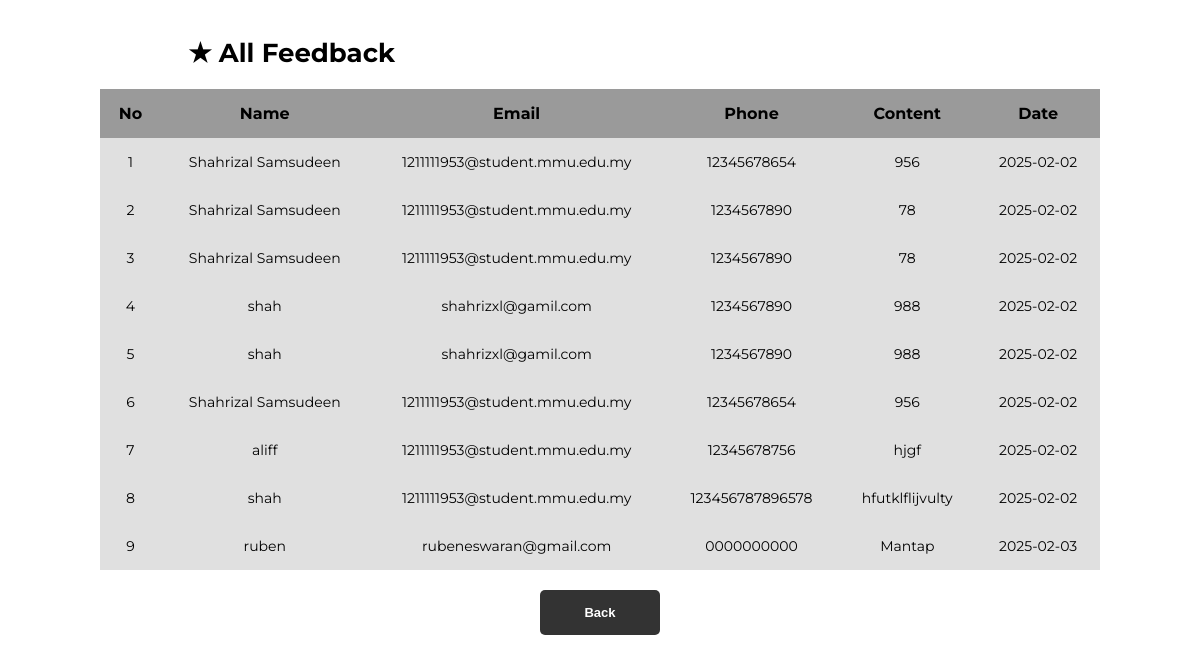
Screenshot of /viewfeedback with the database file from the repository.
### main.py (models this page shows)
class Feedback(db.Model, UserMixin):
    id = db.Column(db.Integer, primary_key=True)
    name = db.Column(db.String(150), nullable=False)
    email = db.Column(db.String(100), nullable=False)
    ph = db.Column(db.String(150), nullable=False)
    content = db.Column(db.String(1500), nullable=False)
    date = db.Column(db.Date, nullable=False, default=date.today)

### main.py (the view)
@tandtweb.route('/viewfeedback', methods=['GET'])
def view_feedback():
    feedback_list = Feedback.query.all()
    return render_template('viewfeedback.html', feedback_list=feedback_list)

### templates/viewfeedback.html (shortened to what this page needs)
<!DOCTYPE html>
<html lang="en">
<head>
    <link rel="stylesheet" href="/static/viewtable.css">
</head>
<body>
    <h1 class="viewfeedback">★ All Feedback</h1>
    <table class="viewfeedback">
        <thead>
            <tr>
                <th>No</th>
                <th>Name</th>
                <th>Email</th>
                <th>Phone</th>
                <th>Content</th>
                <th>Date</th>
            </tr>
        </thead>
        <tbody>
            {% for feedback in feedback_list %}
                <tr class="each-row">
                    <td>{{ feedback.id }}</td>
                    <td>{{ feedback.name }}</td>
                    <td>{{ feedback.email }}</td>
                    <td>{{ feedback.ph }}</td>
                    <td>{{ feedback.content }}</td>
                    <td>{{ feedback.date }}</td>
                </tr>
            {% endfor %}
        </tbody>
    </table>
    <div class="buttons-container">
    <button type="button" onclick="window.location.href='/adminhome'">Back</button>
    </div>
</body>
</html>

### static/viewtable.css (style rules this page uses)
body { font-family: 'Montserrat', sans-serif; background-color: #ffffff; display: flex; flex-direction: column; align-items: center; padding: 20px; margin: 0; }
h1 { font-size: 26px; font-weight: bold; margin-bottom: 10px; text-align: left; }
h1.viewfeedback { width: 71%; }
table { width: 100%; border-collapse: collapse; margin-top: 10px; }
table.viewfeedback { max-width: 1000px; }
th, td { padding: 15px; text-align: center; }
th { background-color: #9a9a9a; color: rgb(0, 0, 0); font-weight: bold; }
td { background-color: #e0e0e0; padding: 15px; font-size: 14px; }
button { background-color: #333; color: white; border: none; padding: 10px 20px; border-radius: 5px; font-size: 13px; cursor: pointer; font-weight: bold; margin-top: 20px; min-width: 120px; height: 45px; }

### rows the page displays
Feedback: id "1", name "Shahrizal Samsudeen", email "1211111953@student.mmu.edu.my", ph "12345678654", content "956", date "2025-02-02"
Feedback: id "2", name "Shahrizal Samsudeen", email "1211111953@student.mmu.edu.my", ph "1234567890", content "78", date "2025-02-02"
Feedback: id "3", name "Shahrizal Samsudeen", email "1211111953@student.mmu.edu.my", ph "1234567890", content "78", date "2025-02-02"
Feedback: id "4", name "shah", email "shahrizxl@gamil.com", ph "1234567890", content "988", date "2025-02-02"
Feedback: id "5", name "shah", email "shahrizxl@gamil.com", ph "1234567890", content "988", date "2025-02-02"
Feedback: id "6", name "Shahrizal Samsudeen", email "1211111953@student.mmu.edu.my", ph "12345678654", content "956", date "2025-02-02"
Feedback: id "7", name "aliff", email "1211111953@student.mmu.edu.my", ph "12345678756", content "hjgf", date "2025-02-02"
Feedback: id "8", name "shah", email "1211111953@student.mmu.edu.my", ph "123456787896578", content "hfutklflijvulty", date "2025-02-02"
Feedback: id "9", name "ruben", email "rubeneswaran@gmail.com", ph "0000000000", content "Mantap", date "2025-02-03"
